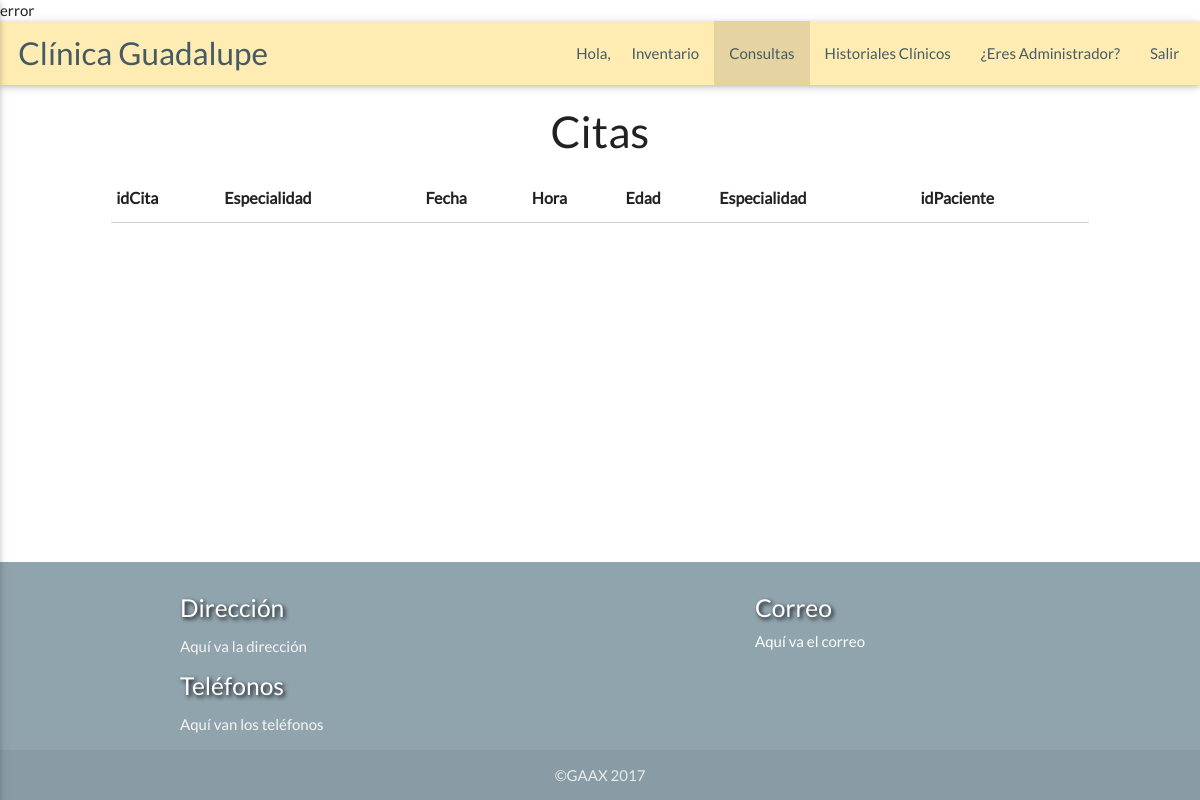
/doc_consultas.php, run on an earlier commit of the app's database.
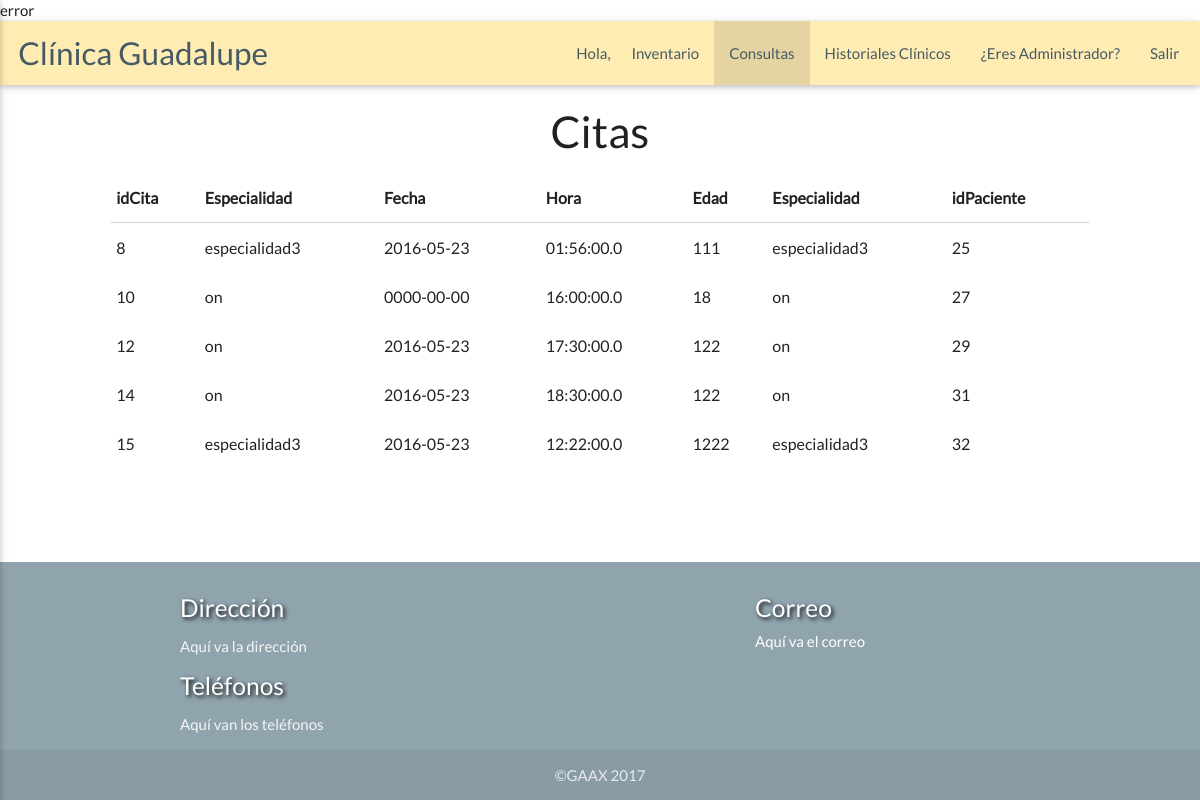
And on a later commit of the database.
### tables this page shows
CREATE TABLE `cita` (
  `idCita` int(10) NOT NULL,
  `Fecha` date NOT NULL,
  `Hora` time(1) NOT NULL,
  `Especialidad` varchar(30) DEFAULT NULL,
  `idPaciente` int(4) NOT NULL
);

CREATE TABLE `paciente` (
  `idPaciente` int(4) NOT NULL,
  `Nombre` varchar(20) NOT NULL,
  `APaterno` varchar(20) NOT NULL,
  `AMaterno` varchar(20) NOT NULL,
  `Edad` int(3) NOT NULL,
  `TipoSangre` varchar(2) NOT NULL,
  `Domicilio` varchar(45) NOT NULL,
  `Correo` varchar(35) NOT NULL,
  `Telefono` varchar(14) NOT NULL,
  `Alergias` varchar(45) NOT NULL,
  `Historial` varchar(1000) NOT NULL,
  `idMedico` int(3) DEFAULT NULL
);

### doc_consultas.php (the view, shortened to what this page needs)
<?php
include("./conexion.php");
?>
<!DOCTYPE html>
<html lang="es">
  <head>
    <link href="css/materialize.css" type="text/css" rel="stylesheet" media="screen,projection"/>
    <link href="css/style.css" type="text/css" rel="stylesheet" media="screen,projection"/>
  </head>
  <body>
    <main>
      <div class="navbar-fixed">
        <nav>
          <div class="nav-wrapper amber lighten-4">
            <a class="brand-logo" href="index.html">&nbsp;&nbsp;&nbsp;Clínica Guadalupe</a>
            <ul class="right hide-on-med-and-down">
              <li class=""><span class="gray">Hola, <?php echo $nom.' '.$pat.' '.$mat;?>&nbsp;</span></li>
              <li class=""><a href="doc_inventario.php">Inventario</a></li>
              <li class="active"><a href="doc_consultas.php">Consultas</a></li>
              <li class=""><a href="doc_historiales.php">Historiales Clínicos</a></li>
              <li class=""><a href="admin.php">¿Eres Administrador?</a></li>
              <li class=""><a href="index.html">Salir&nbsp;&nbsp;</a></li>
          </div>
        </nav>
      </div>
  <div class="row">
    <div class="col offset-m1 m10">
    <h3 class="center">Citas</h3>
    <table class="highlight responsive-table">
      <thead>
          <tr>
              <th>idCita</th>
              <th>Especialidad</th>
              <th>Fecha</th>
              <th>Hora</th>
              <th>Edad</th>
              <th>Especialidad</th>
              <th>idPaciente</th>
          </tr>
      </thead>
      <tbody>
    <?php
    $res = mysqli_query($conector,"SELECT * FROM cita A INNER JOIN paciente B on A.idPaciente=B.idPaciente WHERE B.idMedico IS NULL;");
    while ($fila = mysqli_fetch_array($res)){
      $idc = utf8_encode($fila["idCita"]);
      $espe = utf8_encode($fila["Especialidad"]);
      $fecha = utf8_encode($fila["Fecha"]);
      $hor = utf8_encode($fila["Hora"]);
      $edad = utf8_encode($fila["Edad"]);
      $med1 = utf8_encode($fila["Especialidad"]);
      $idp = utf8_encode($fila["idPaciente"]);
      echo '<tr><td>'.$idc."</td> <td>".$espe."</td> <td>".$fecha."</td> <td>".$hor."</td> <td>".$edad."</td> <td>".$med1."</td> <td>".$idp.'</td></tr>';
    }
  ?>
  </tbody>
  </table>
    </div>
  </div>
    </main>
    <footer class="page-footer">
          <div class="container">
            <div class="row">
              <div class="col l6 s12">
                <h5>Dirección</h5>
                <p class="grey-text text-lighten-4">Aquí va la dirección</p>
                <h5>Teléfonos</h5>
                <p class="grey-text text-lighten-4">Aquí van los teléfonos</p>
              </div>
              <div class="col l4 offset-l2 s12">
                <h5>Correo</h5> <span class="white-text">Aquí va el correo</span><br>
              </div>
            </div>
          </div>
          <div class="footer-copyright">
            <div class="container">
            <center>
            ©GAAX 2017
            </center>
            </div>
          </div>
  </footer>
  </body>
</html>

### css/style.css (style rules this page uses)
html { line-height: 1.4; text-align: justify; }
.row { margin-bottom: 0px; }
nav ul a, nav .brand-logo { color: #455a64; }
body { display: flex; min-height: 100vh; flex-direction: column; font-family: Lato; }
main { flex: 1 0 auto; }
h5 { color: #fff; text-shadow: 2px 2px 4px #000000; }
footer.page-footer { margin-top: 0px; background-color: #90a4ae; }
a { color: #fff; text-decoration: none; }
.gray { color: #455a64; }

What changed in the data, as far as the page shows it:
added cita: idCita "8", Especialidad "especialidad3", Fecha "2016-05-23", Hora "01:56:00.0", idPaciente.Edad "111", idPaciente.idPaciente "25"
added cita: idCita "10", Especialidad "on", Fecha "0000-00-00", Hora "16:00:00.0", idPaciente.Edad "18", idPaciente.idPaciente "27"
added cita: idCita "12", Especialidad "on", Fecha "2016-05-23", Hora "17:30:00.0", idPaciente.Edad "122", idPaciente.idPaciente "29"
added cita: idCita "14", Especialidad "on", Fecha "2016-05-23", Hora "18:30:00.0", idPaciente.Edad "122", idPaciente.idPaciente "31"
added cita: idCita "15", Especialidad "especialidad3", Fecha "2016-05-23", Hora "12:22:00.0", idPaciente.Edad "1222", idPaciente.idPaciente "32"
